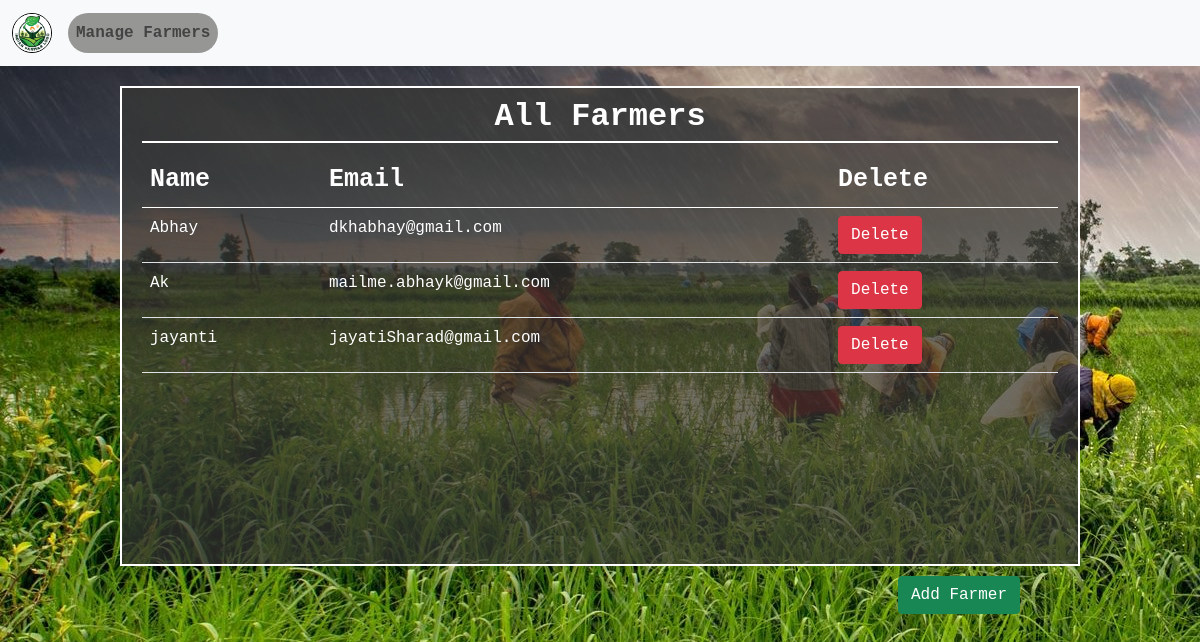
The page /manage-farmer on the database its author committed.
### farmer/models/UserDetails.py (models this page shows, shortened)
class UserDetails(models.Model):
    name = models.CharField(null = True, max_length=50)
    email = models.EmailField(primary_key=True)
    password = models.CharField(max_length=20)

### farmer/views/manage_farmer.py (the view, shortened to what this page needs)
# urls.py: path('manage-farmer', manage_farmer.Manage_Farmer.as_view(), name='manage-farmer')
class Manage_Farmer(View):
    def get(self, request):
        userDetails = UserDetails.objects.all().values()
        print("-----userdetails",userDetails)
        return render(request, 'manage_farmer.html', {"userDetails":userDetails})

### farmer/templates/manage_farmer.html (shortened to what this page needs)
{% load static %}
<!DOCTYPE html>
<html lang="en">
<head>
    <link href="https://cdn.jsdelivr.net/npm/bootstrap@5.0.2/dist/css/bootstrap.min.css" rel="stylesheet">
    <link rel="stylesheet"  href="{%  static  'css/manage_farmers.css'  %}">
</head>
<body style="background-image: url('{% static 'images/bg1.jpg'%}')">
    <nav class="navbar navbar-expand-lg navbar-light bg-light">
        <div class="container-fluid" id="navbar-modified">
          <div id="left-block">
            <a class="navbar-brand" href="/">
              <img id="logo" src="{% static 'images/logo1.jpg' %}"
                  style="height:40px; width:40px;
                          border: 1px solid black;
                          border-radius: 20px;">
            </a>
            <div class="collapse navbar-collapse" id="navbarNavDropdown" class="navigation">
              <ul class="navbar-nav">
                <li class="nav-item">
                  <a class="nav-link " id="manage_farmers" aria-current="page" href="/manage-farmer">Manage Farmers</a>
                </li>
              </ul>
            </div>
          </div>
        </div>
      </nav>
    <div class="about-table-container">
        <h2><b>All Farmers</b></h2>
        <table class="table about-table">
            <thead>
                <tr id="table-head">
                    <td>Name</td>
                    <td>Email</td>
                    <td>Delete</td>
                </tr>
            </thead>
            <tbody>
                {% for userDetail in userDetails %}
                <tr>
                    <td>{{userDetail.name}}</td>
                    <td>{{userDetail.email}}</td>
                    <td>
                        <form action="/manage-farmer" method="POST">
                            <button type="submit" class="btn btn-danger">Delete</button>
                        </form>
                    </td>
                </tr>
                {% endfor %}
            </tbody>
        </table>
    </div>
    <div id="add-btn">
        <form action="/manage-farmer" method="POST">
            <button type="submit" class="btn btn-success">Add Farmer</button>
        </form>
    </div>
</body>
</html>

### farmer/static/css/manage_farmers.css (style rules this page uses)
body { padding: 0; margin: 0; overflow: hidden; font-family: 'Courier New', monospace; }
#logo { border-radius: 50%; }
#navbar-modified { display: flex; justify-content: space-between; }
#left-block { display: flex; flex-direction: row; }
#manage_farmers { background-color: rgba(54, 53, 50, 0.5); border-radius: 20px; font-weight: 600; }
.about-table-container { margin: auto; margin-top: 20px; color: white; height: 480px; width: 80%; border: 2px solid white; padding: 0 20px; background-color: rgba(54, 53, 50, 0.7); overflow: scroll; }
.about-table { color: white; }
.about-table-container > h2 { display: flex; justify-content: center; align-items: center; color: white; margin: 10px 0px; padding-bottom: 5px; border-bottom: 2px solid white; }
#table-head { font-size: 25px; font-weight: 900; }
#add-btn { display: flex; justify-content: right; margin: 10px auto; color: white; height: 50px; width: 80%; }
#add-btn > form > button { margin-right: 60px; }

### rows shown on the page
UserDetails: name "Abhay", email "dkhabhay@gmail.com"
UserDetails: name "Ak", email "mailme.abhayk@gmail.com"
UserDetails: name "jayanti", email "jayatiSharad@gmail.com"
